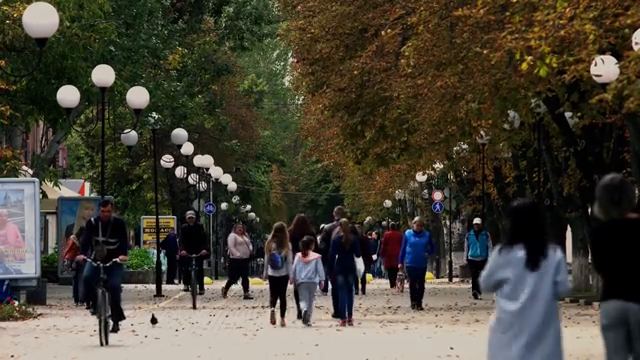
#> input picture frame 59 of semana_06/video.mp4, 640 x 360 px
$ python camara.py
#> lines starting #> are read from the running program, lines starting #| are printed output that depends on the picture; after the words box and inside, x2 and y2 are one past the last pixel; in counts of white or black regions, pixels touching at a corner belong together
import cv2
import numpy as np

fbgd = cv2.createBackgroundSubtractorMOG2()  # RESTADOR DE FONDO CON IMAGEN
cap = cv2.VideoCapture('video.mp4') #http://192.168.137.238:4747/video
punto1 = [0, 600]
punto2 = [0, 0]
punto3 = [800, 0]
punto4 = [800, 600]
cont = 0

while True:
    ret, frame = cap.read()  # ret=habilitado el video, frame=contenido
#> frame is the input picture: shape (360, 640, 3); mean B, G, R 56.6, 68.6, 73.3
    if not ret:  # Si no se puede leer el video, se sale del bucle
        break

    frame = cv2.resize(frame, (800, 600), interpolation=cv2.INTER_CUBIC)  # REDIMENSIONANDO la imagen
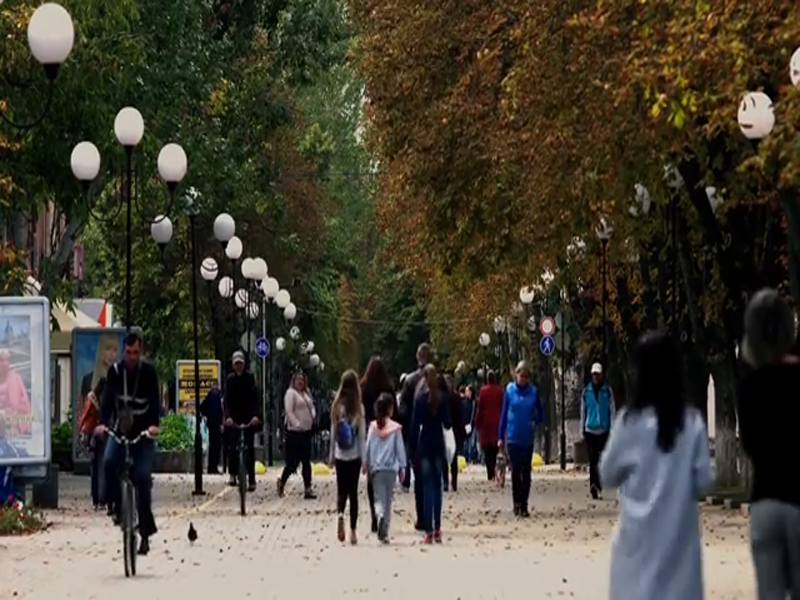
#> frame: shape (600, 800, 3); mean B, G, R 56.6, 68.6, 73.3

    area_pts = np.array([punto1, punto2, punto3, punto4])  # Creando el área del filtro de la imagen
    frame = cv2.drawContours(frame, [area_pts], -1, (0, 0, 255), 3)  # Graficar en área a filtrar
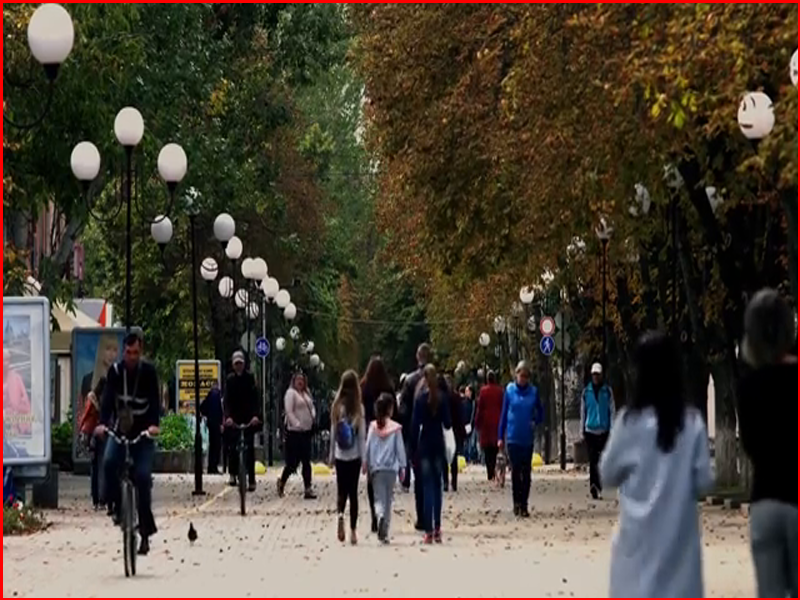
#> frame: shape (600, 800, 3); 1.45% of pixels changed, all inside (x1, y1, x2, y2) = (0, 0, 800, 600)

    fgmask = fbgd.apply(frame)  # Aplicar el restador a la imagen
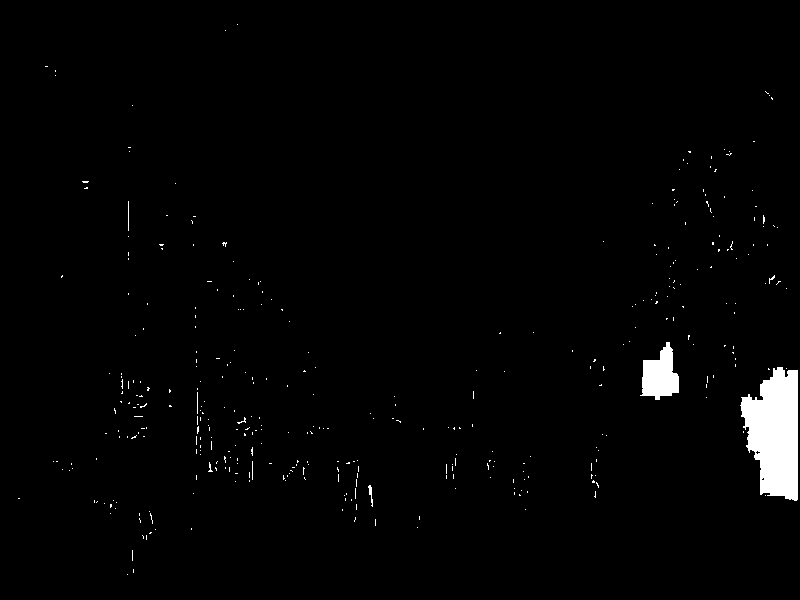
#> fgmask: shape (600, 800); values 127 (black) and 255 (white), 1.7% white; 365 white regions (359 under 20 px), largest, box (x1, y1, x2, y2) and area: (740, 367, 798, 501) 5527, (640, 342, 679, 400) 1406, (368, 485, 373, 507) 47, (128, 201, 129, 231) 30, (197, 392, 198, 414) 22, (208, 462, 213, 472) 20
    imgAux = np.zeros((600, 800), dtype=np.uint8)  # Creamos la imagen auxiliar para el área previa

    cv2.drawContours(imgAux, [area_pts], -1, (255, 255, 255), -1)  # Graficamos el contorno de la imagen auxiliar
    fgmask = cv2.bitwise_and(fgmask, fgmask, mask=imgAux)  # Aplicamos el producto de imágenes entre el restador y la máscara

    cnts, _ = cv2.findContours(fgmask, cv2.RETR_EXTERNAL, cv2.CHAIN_APPROX_SIMPLE)  # Detectamos contornos
#> cnts = [[[0, 0], [0, 599], [799, 599], [799, 0]]]
    for cnt in cnts:
        if cv2.contourArea(cnt) > 1000:  # Aplicando un filtro de área mínima por cada contorno
            (x, y, w, h) = cv2.boundingRect(cnt)  # Ubicamos las posiciones del objeto detectado
            cv2.rectangle(frame, (x, y), (x + w, y + h), (0, 255, 0), 2)  # Graficamos un rectángulo en el objeto detectado
            cv2.putText(frame, 'Objeto Detectado', (x, y - 10), cv2.FONT_HERSHEY_SIMPLEX, 0.5, (0, 255, 0), 2)  # Ingresamos un texto de objeto detectado
            # Aplicando contador
            if 450 <= y + h / 2 <= 460:
                cont += 1
#> this loop made 1 pass
#> (cnt, x, y, w, h) on pass 1: ([[0, 0], [0, 599], [799, 599], [799, 0]], 0, 0, 800, 600)
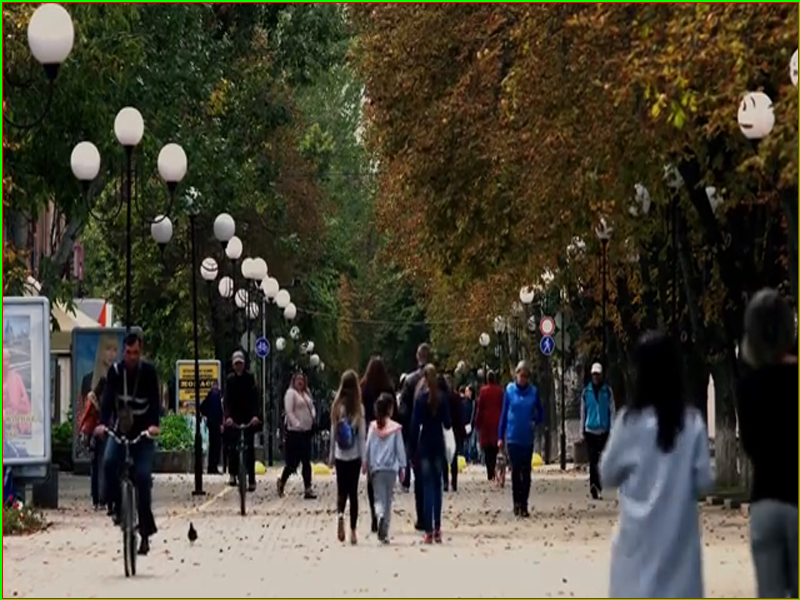
#> frame: shape (600, 800, 3); 0.87% of pixels changed, all inside (x1, y1, x2, y2) = (0, 0, 800, 600)
#> after the loop, cont = 0

    cv2.putText(frame, f'personas detectadas: {cont}', (10, 10), cv2.FONT_HERSHEY_SIMPLEX, 0.5, (0, 255, 0), 2)
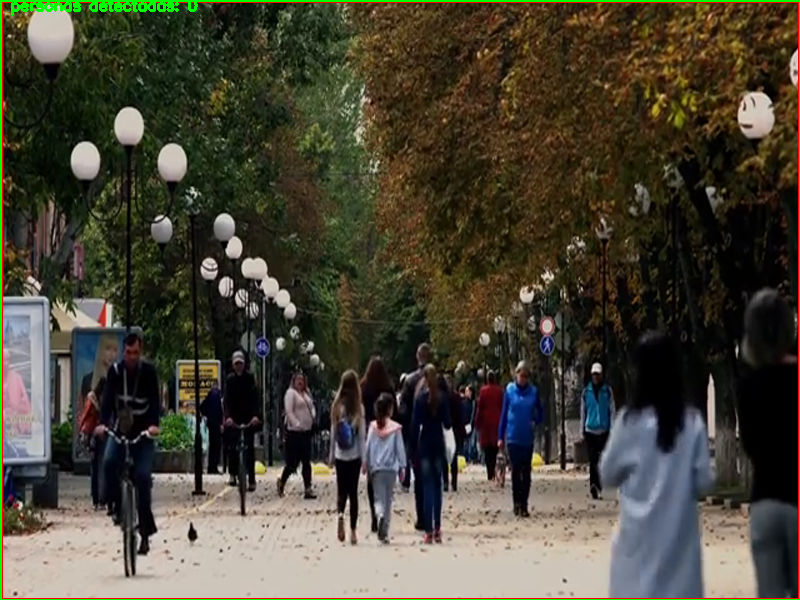
#> frame: shape (600, 800, 3); 0.25% of pixels changed, all inside (x1, y1, x2, y2) = (11, 2, 198, 16)

    cv2.imshow('Original', frame)
    cv2.imshow('Imagen Auxiliar', imgAux)
    cv2.imshow('Mascara', fgmask)  # Mostramos la máscara

    k = cv2.waitKey(1)
#> (key Esc is pressed here)
    if k == ord('s'):
        break

cap.release()
cv2.destroyAllWindows()

$ run again, starting later in the video
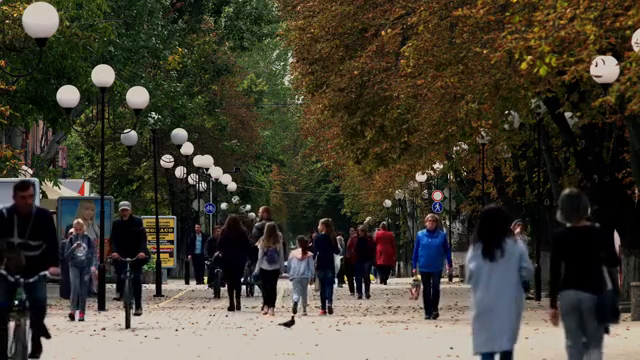
#> input picture frame 268 of semana_06/video.mp4, 640 x 360 px
#> frame is the input picture: shape (360, 640, 3); mean B, G, R 51.4, 63.8, 68.6
#> `fgmask = fbgd.apply(frame)`:
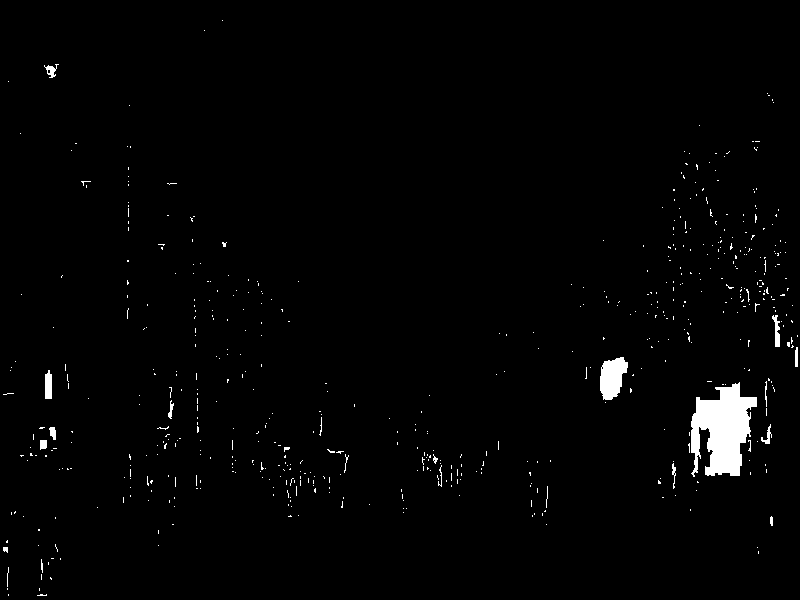
#> fgmask: shape (600, 800); values 127 (black) and 255 (white), 1.6% white; 574 white regions (553 under 20 px), largest, box (x1, y1, x2, y2) and area: (691, 382, 757, 477) 3905, (600, 357, 628, 400) 850, (45, 370, 52, 399) 184
#> cnts = [[[0, 0], [0, 599], [799, 599], [799, 0]]]
#> the loop `for cnt in cnts:` made 1 pass
#> (cnt, x, y, w, h) on pass 1: ([[0, 0], [0, 599], [799, 599], [799, 0]], 0, 0, 800, 600)
#> after the loop `for cnt in cnts:`: cont = 0
#> `cv2.putText(frame, f'personas detectadas: {cont}', (10, 10), cv2.FONT_..`:
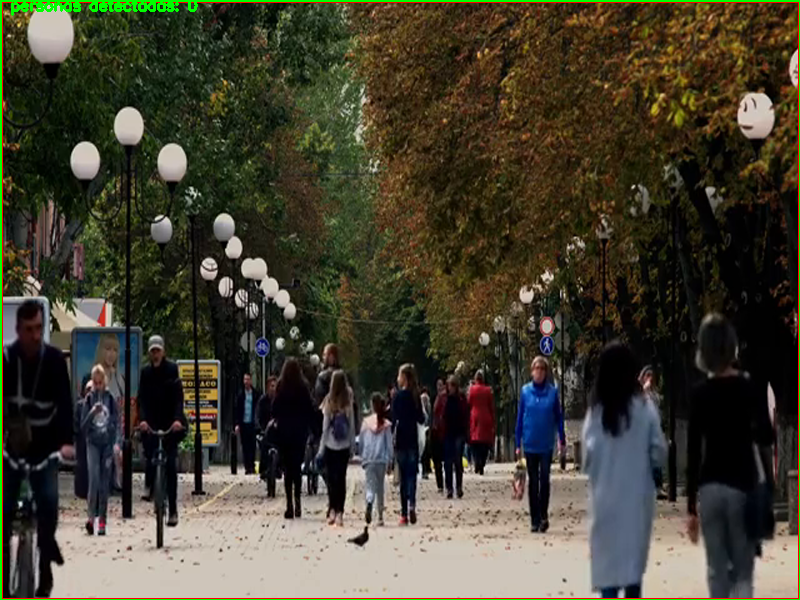
#> frame: shape (600, 800, 3); mean B, G, R 50.5, 65.4, 68.7

$ run again, starting later in the video
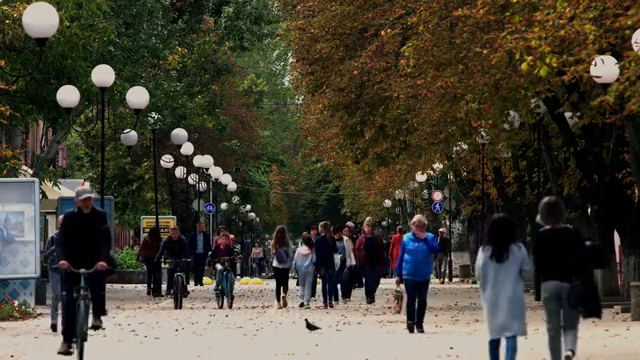
#> input picture frame 477 of semana_06/video.mp4, 640 x 360 px
#> frame is the input picture: shape (360, 640, 3); mean B, G, R 54.4, 67.5, 72
#> `fgmask = fbgd.apply(frame)`:
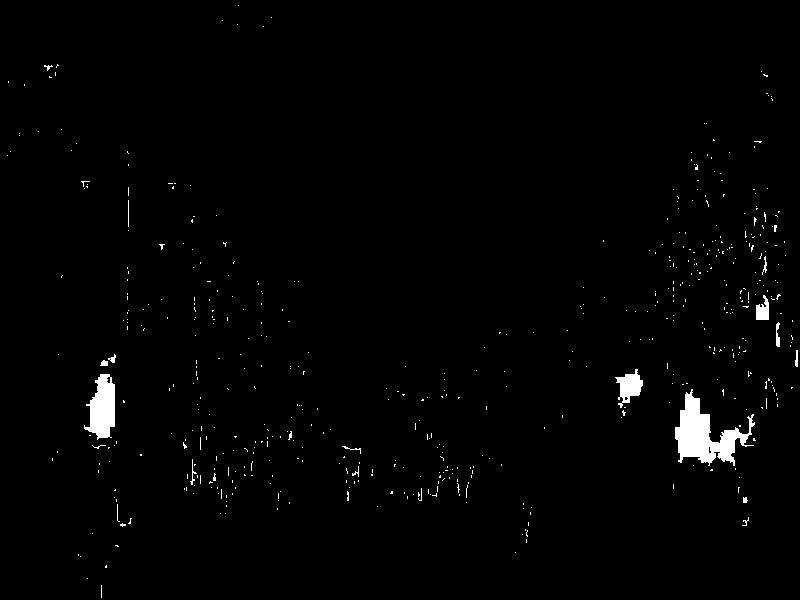
#> fgmask: shape (600, 800); values 127 (black) and 255 (white), 1.4% white; 538 white regions (521 under 20 px), largest, box (x1, y1, x2, y2) and area: (675, 389, 755, 466) 2568, (84, 374, 115, 440) 1324, (615, 369, 643, 408) 552
#> cnts = [[[0, 0], [0, 599], [799, 599], [799, 0]]]
#> the loop `for cnt in cnts:` made 1 pass
#> (cnt, x, y, w, h) on pass 1: ([[0, 0], [0, 599], [799, 599], [799, 0]], 0, 0, 800, 600)
#> after the loop `for cnt in cnts:`: cont = 0
#> `cv2.putText(frame, f'personas detectadas: {cont}', (10, 10), cv2.FONT_..`:
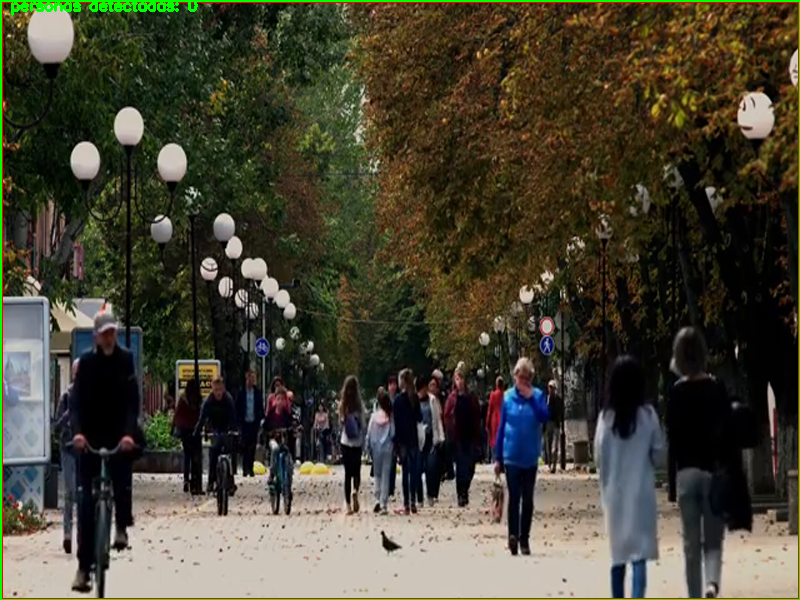
#> frame: shape (600, 800, 3); mean B, G, R 53.3, 68.9, 71.9
